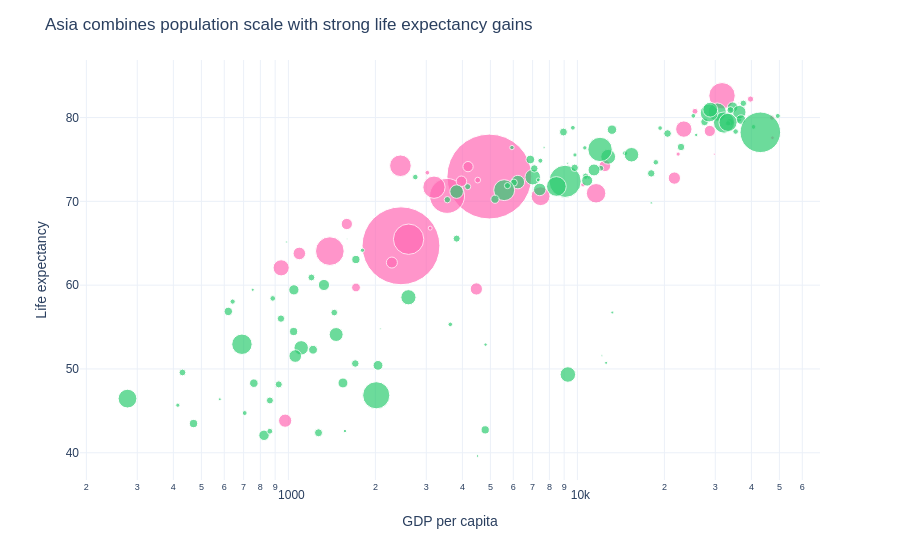

The code cell stored with this chart in its notebook:
### Code cell
data = df[df['year'] == 2007].copy()

data["color"] = "Other"
data.loc[data["continent"] == "Asia", "color"] = "Asia"

fig = px.scatter(
    data,
    x="gdpPercap",
    y="lifeExp",
    size="pop",
    color="color",
    hover_name="country",
    size_max=60,
    color_discrete_map={
        "Asia": "#FF69B4",
        "Other": "#2ECC71"
    }
)

fig.update_layout(
    title="Asia combines population scale with strong life expectancy gains",
    xaxis_title="GDP per capita",
    yaxis_title="Life expectancy",
    template="plotly_white",
    font=dict(family="Arial"),
    showlegend=False
)

fig.update_xaxes(type="log")

fig.add_annotation(
    x=20000,
    y=75,
    text="Asia spans wide income levels but clusters in improving life expectancy",
    showarrow=False,
    font=dict(size=12)
)

fig.show()

### Figure 1 — Plotly figure (JSON) as saved in the notebook; plotly's stock layout.template omitted (floating-point values rounded to 4 significant figures)
{"data": [{"hovertemplate": "<b>%{hovertext}</b><br><br>color=Asia<br>gdpPercap=%{x}<br>lifeExp=%{y}<br>pop=%{marker.size}<extra></extra>", "hovertext": ["Afghanistan", "Bahrain", "Bangladesh", "Cambodia", "China", "Hong Kong, China", "India", "Indonesia", "Iran", "Iraq", "Israel", "Japan", "Jordan", "Korea, Dem. Rep.", "Korea, Rep.", "Kuwait", "Lebanon", "Malaysia", "Mongolia", "Myanmar", "Nepal", "Oman", "Pakistan", "Philippines", "Saudi Arabia", "Singapore", "Sri Lanka", "Syria", "Taiwan", "Thailand", "Vietnam", "West Bank and Gaza", "Yemen, Rep."], "legendgroup": "Asia", "marker": {"color": "#FF69B4", "size": [31889923, 708573, 150448339, 14131858, 1318683096, 6980412, 1110396331, 223547000, 69453570, 27499638, 6426679, 127467972, 6053193, 23301725, 49044790, 2505559, 3921278, 24821286, 2874127, 47761980, 28901790, 3204897, 169270617, 91077287, 27601038, 4553009, 20378239, 19314747, 23174294, 65068149, 85262356, 4018332, 22211743], "sizemode": "area", "sizeref": 366300.0, "symbol": "circle"}, "mode": "markers", "name": "Asia", "orientation": "v", "showlegend": true, "type": "scatter", "x": [974.6, 29800.0, 1391.0, 1714.0, 4959.0, 39720.0, 2452.0, 3541.0, 11610.0, 4471.0, 25520.0, 31660.0, 4519.0, 1593.0, 23350.0, 47310.0, 10460.0, 12450.0, 3096.0, 944.0, 1091.0, 22320.0, 2606.0, 3190.0, 21650.0, 47140.0, 3970.0, 4185.0, 28720.0, 7458.0, 2442.0, 3025.0, 2281.0], "xaxis": "x", "y": [43.83, 75.64, 64.06, 59.72, 72.96, 82.21, 64.7, 70.65, 70.96, 59.55, 80.75, 82.6, 72.53, 67.3, 78.62, 77.59, 71.99, 74.24, 66.8, 62.07, 63.78, 75.64, 65.48, 71.69, 72.78, 79.97, 72.4, 74.14, 78.4, 70.62, 74.25, 73.42, 62.7], "yaxis": "y"}, {"hovertemplate": "<b>%{hovertext}</b><br><br>color=Other<br>gdpPercap=%{x}<br>lifeExp=%{y}<br>pop=%{marker.size}<extra></extra>", "hovertext": ["Albania", "Algeria", "Angola", "Argentina", "Australia", "Austria", "Belgium", "Benin", "Bolivia", "Bosnia and Herzegovina", "Botswana", "Brazil", "Bulgaria", "Burkina Faso", "Burundi", "Cameroon", "Canada", "Central African Republic", "Chad", "Chile", "Colombia", "Comoros", "Congo, Dem. Rep.", "Congo, Rep.", "Costa Rica", "Cote d'Ivoire", "Croatia", "Cuba", "Czech Republic", "Denmark", "Djibouti", "Dominican Republic", "Ecuador", "Egypt", "El Salvador", "Equatorial Guinea", "Eritrea", "Ethiopia", "Finland", "France", "Gabon", "Gambia", "Germany", "Ghana", "Greece", "Guatemala", "Guinea", "Guinea-Bissau", "Haiti", "Honduras", "Hungary", "Iceland", "Ireland", "Italy", "Jamaica", "Kenya", "Lesotho", "Liberia", "Libya", "Madagascar", "Malawi", "Mali", "Mauritania", "Mauritius", "Mexico", "Montenegro", "Morocco", "Mozambique", "Namibia", "Netherlands", "New Zealand", "Nicaragua", "Niger", "Nigeria", "Norway", "Panama", "Paraguay", "Peru", "Poland", "Portugal", "Puerto Rico", "Reunion", "Romania", "Rwanda", "Sao Tome and Principe", "Senegal", "Serbia", "Sierra Leone", "Slovak Republic", "Slovenia", "Somalia", "South Africa", "Spain", "Sudan", "Swaziland", "Sweden", "Switzerland", "Tanzania", "Togo", "Trinidad and Tobago", "Tunisia", "Turkey", "Uganda", "United Kingdom", "United States", "Uruguay", "Venezuela", "Zambia", "Zimbabwe"], "legendgroup": "Other", "marker": {"color": "#2ECC71", "size": [3600523, 33333216, 12420476, 40301927, 20434176, 8199783, 10392226, 8078314, 9119152, 4552198, 1639131, 190010647, 7322858, 14326203, 8390505, 17696293, 33390141, 4369038, 10238807, 16284741, 44227550, 710960, 64606759, 3800610, 4133884, 18013409, 4493312, 11416987, 10228744, 5468120, 496374, 9319622, 13755680, 80264543, 6939688, 551201, 4906585, 76511887, 5238460, 61083916, 1454867, 1688359, 82400996, 22873338, 10706290, 12572928, 9947814, 1472041, 8502814, 7483763, 9956108, 301931, 4109086, 58147733, 2780132, 35610177, 2012649, 3193942, 6036914, 19167654, 13327079, 12031795, 3270065, 1250882, 108700891, 684736, 33757175, 19951656, 2055080, 16570613, 4115771, 5675356, 12894865, 135031164, 4627926, 3242173, 6667147, 28674757, 38518241, 10642836, 3942491, 798094, 22276056, 8860588, 199579, 12267493, 10150265, 6144562, 5447502, 2009245, 9118773, 43997828, 40448191, 42292929, 1133066, 9031088, 7554661, 38139640, 5701579, 1056608, 10276158, 71158647, 29170398, 60776238, 301139947, 3447496, 26084662, 11746035, 12311143], "sizemode": "area", "sizeref": 366300.0, "symbol": "circle"}, "mode": "markers", "name": "Other", "orientation": "v", "showlegend": true, "type": "scatter", "x": [5937.0, 6223.0, 4797.0, 12780.0, 34440.0, 36130.0, 33690.0, 1441.0, 3822.0, 7446.0, 12570.0, 9066.0, 10680.0, 1217.0, 430.1, 2042.0, 36320.0, 706.0, 1704.0, 13170.0, 7007.0, 986.1, 277.6, 3633.0, 9645.0, 1545.0, 14620.0, 8948.0, 22830.0, 35280.0, 2082.0, 6025.0, 6873.0, 5581.0, 5728.0, 12150.0, 641.4, 690.8, 33210.0, 30470.0, 13210.0, 752.7, 32170.0, 1328.0, 27540.0, 5186.0, 942.7, 579.2, 1202.0, 3548.0, 18010.0, 36180.0, 40680.0, 28570.0, 7321.0, 1463.0, 1569.0, 414.5, 12060.0, 1045.0, 759.3, 1043.0, 1803.0, 10960.0, 11980.0, 9254.0, 3820.0, 823.7, 4811.0, 36800.0, 25190.0, 2749.0, 619.7, 2014.0, 49360.0, 9809.0, 4173.0, 7409.0, 15390.0, 20510.0, 19330.0, 7670.0, 10810.0, 863.1, 1598.0, 1712.0, 9787.0, 862.5, 18680.0, 25770.0, 926.1, 9270.0, 28820.0, 2602.0, 4513.0, 33860.0, 37510.0, 1107.0, 883.0, 18010.0, 7093.0, 8458.0, 1056.0, 33200.0, 42950.0, 10610.0, 11420.0, 1271.0, 469.7], "xaxis": "x", "y": [76.42, 72.3, 42.73, 75.32, 81.23, 79.83, 79.44, 56.73, 65.55, 74.85, 50.73, 72.39, 73.0, 52.3, 49.58, 50.43, 80.65, 44.74, 50.65, 78.55, 72.89, 65.15, 46.46, 55.32, 78.78, 48.33, 75.75, 78.27, 76.49, 78.33, 54.79, 72.23, 74.99, 71.34, 71.88, 51.58, 58.04, 52.95, 79.31, 80.66, 56.73, 59.45, 79.41, 60.02, 79.48, 70.26, 56.01, 46.39, 60.92, 70.2, 73.34, 81.76, 78.89, 80.55, 72.57, 54.11, 42.59, 45.68, 73.95, 59.44, 48.3, 54.47, 64.16, 72.8, 76.19, 74.54, 71.16, 42.08, 52.91, 79.76, 80.2, 72.9, 56.87, 46.86, 80.2, 75.54, 71.75, 71.42, 75.56, 78.1, 78.75, 76.44, 72.48, 46.24, 65.53, 63.06, 74.0, 42.57, 74.66, 77.93, 48.16, 49.34, 80.94, 58.56, 39.61, 80.88, 81.7, 52.52, 58.42, 69.82, 73.92, 71.78, 51.54, 79.42, 78.24, 76.38, 73.75, 42.38, 43.49], "yaxis": "y"}], "layout": {"annotations": [{"font": {"size": 12}, "showarrow": false, "text": "Asia spans wide income levels but clusters in improving life expectancy", "x": 20000, "y": 75}], "font": {"family": "Arial"}, "legend": {"itemsizing": "constant", "title": {"text": "color"}, "tracegroupgap": 0}, "margin": {"t": 60}, "showlegend": false, "title": {"text": "Asia combines population scale with strong life expectancy gains"}, "xaxis": {"anchor": "y", "domain": [0, 1], "title": {"text": "GDP per capita"}, "type": "log"}, "yaxis": {"anchor": "x", "domain": [0, 1], "title": {"text": "Life expectancy"}}}}
